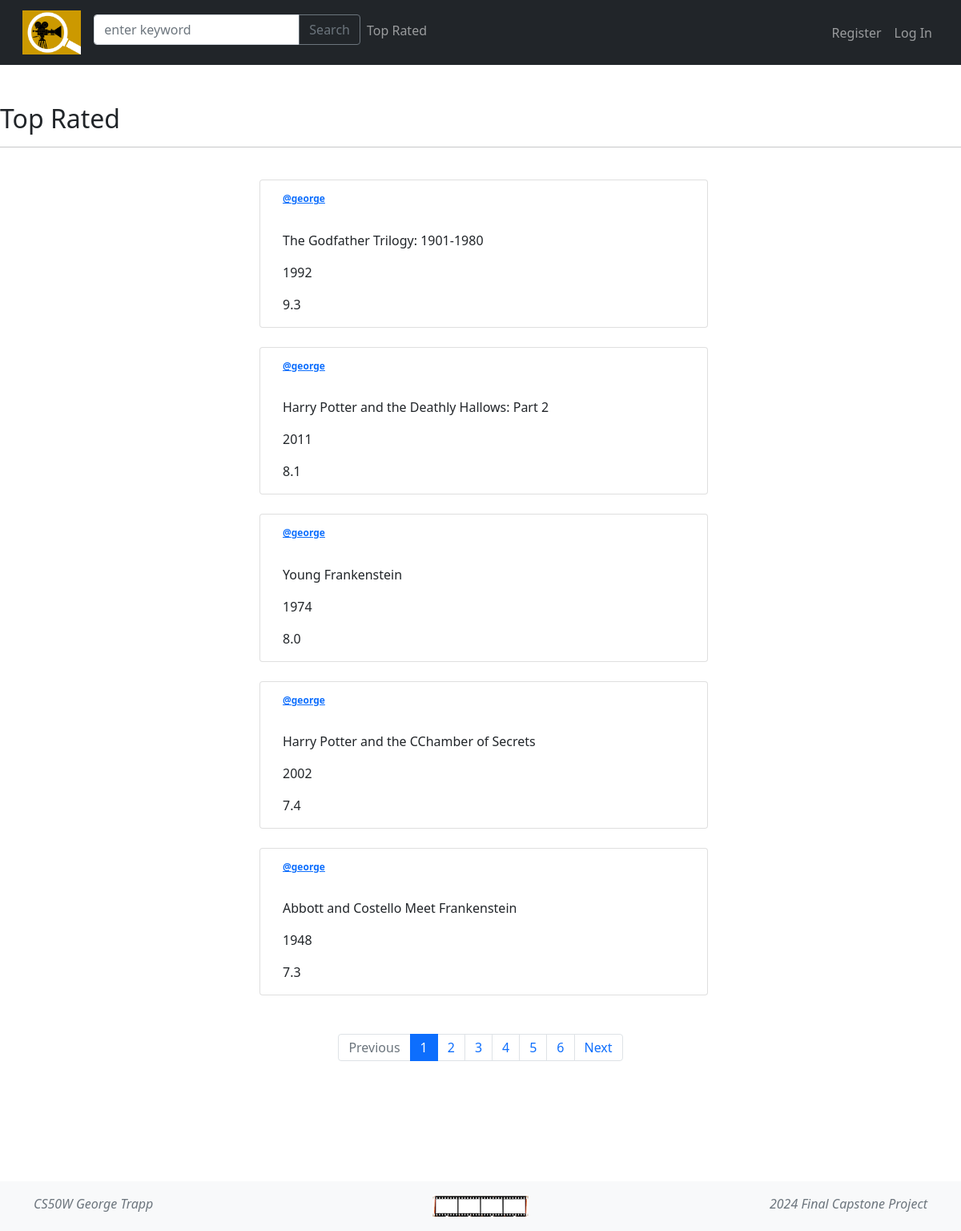
/top_rated, run on an earlier commit of the app's database.
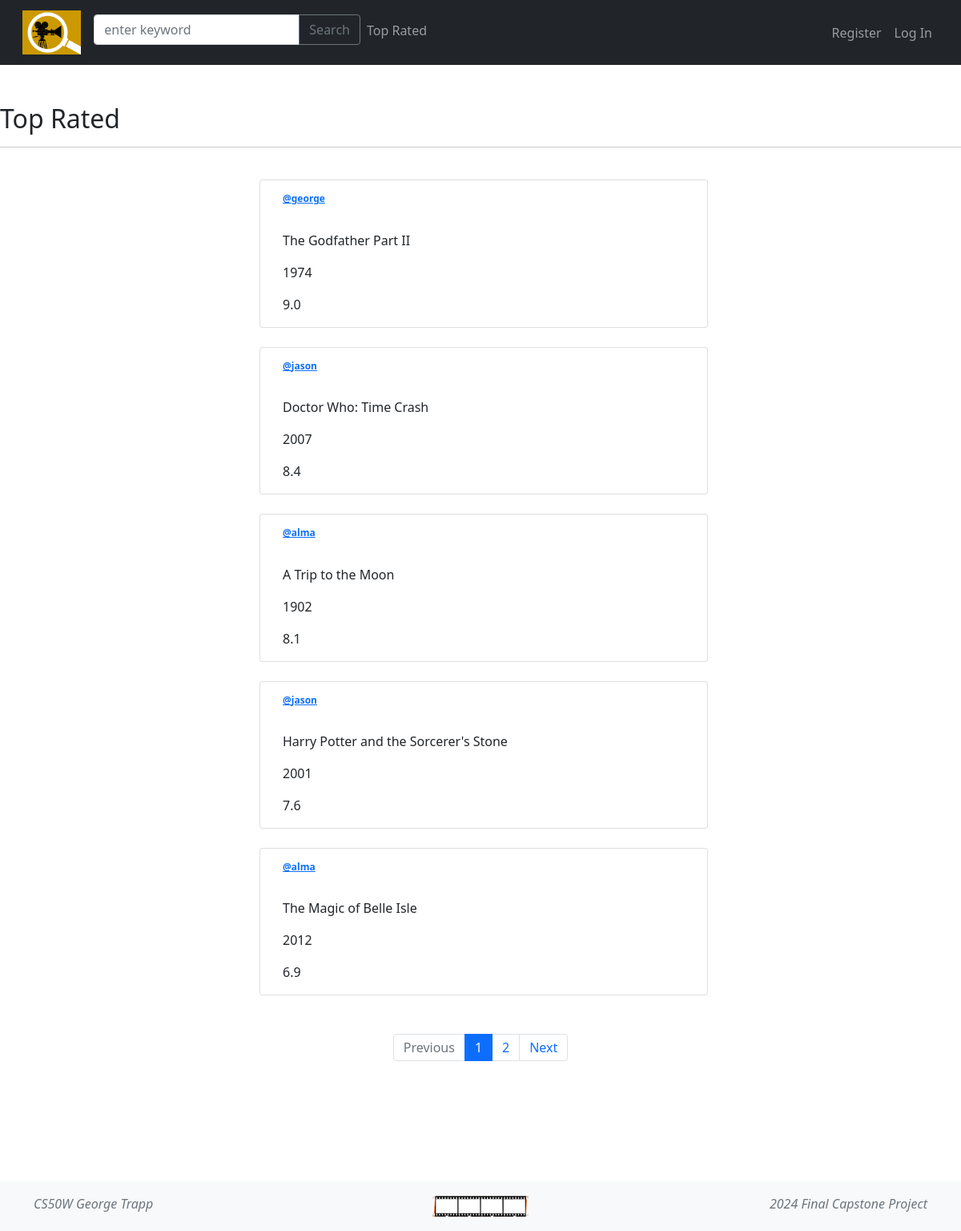
And on a later commit of the database.
### movies/models.py (models this page shows)
class Movie(models.Model):
    user = models.ForeignKey(User, on_delete=models.CASCADE, related_name="movie_user")
    imdb_id = models.CharField(max_length=100)
    title = models.CharField(max_length=100)
    year = models.CharField(max_length=100)
    poster = models.CharField(max_length=1000)
    type = models.CharField(max_length=100)
    rated = models.CharField(max_length=10)
    runtime = models.CharField(max_length=10)
    director = models.CharField(max_length=100)
    actors = models.CharField(max_length=100)
    plot = models.CharField(max_length=1000)
    genre = models.CharField(max_length=100)
    awards = models.CharField(max_length=100)
    metascore = models.CharField(max_length=10)
    imdb_rating = models.CharField(max_length=10)
    def __str__(self):
        return f"{self.user} {self.imdb_id} {self.title} {self.year} {self.poster} {self.type} {self.rated} {self.runtime} {self.director} {self.actors} {self.plot} {self.genre} {self.awards} {self.metascore} {self.imdb_rating}"

class User(AbstractUser):
    pass

### movies/views.py (the view)
# urls.py: path("top_rated", views.top_rated, name="_top_rated"),
def top_rated(request):
    movies = Movie.objects.all().order_by("imdb_rating").reverse()
    print("Debug - top_rated: ", Movie.objects.all())
    paginator = Paginator(movies, 5)
    page_number = request.GET.get('page')
    page_obj = paginator.get_page(page_number)
    return render(request, "movies/top-rated.html", {
        "page_obj": page_obj
    })

### movies/templates/movies/top-rated.html (shortened to what this page needs)
{% extends "movies/layout.html" %}
{% block body %}
<br>
<h2>Top Rated</h2>
<hr>
<br>
<div class="container">
   {% for movie in page_obj %}
   <div class="row justify-content-center mb-4">
      <div class="ms-2 card" style="width: 35rem" data-id="{{movie.id}}";>
         <div class="card-body rounded">
            <h5 class="card-title"><a href="{% url '_profile' user_id=movie.user.id%}"><b>@{{ movie.user}}</b></h5></a>
            <p class="card-text" id="post_content">{{movie.title}}</p>
            <p class="card-text" id="post_content">{{movie.year}}</p>
            <p class="card-text" id="post_content">{{movie.imdb_rating}}</p>
         </div>
      </div>
      <br>
   </div>
   {% endfor %}
   <br>
   <nav aria-label="Page">
      <ul class="pagination justify-content-center">
         {% if page_obj.has_previous %}
         <li class="page-item">
            <a class="page-link" href="?page={{ page_obj.previous_page_number }}">Previous</a>
         </li>
         {% else %}
         <li class="page-item disabled">
            <a class="page-link" href="#" tabindex="-1" aria-disabled="True">Previous</a>
         </li>
         {% endif %}
         {% for i in page_obj.paginator.page_range %}
         {% if page_obj.number == i %}
         <li class="page-item active" aria-current="page">
            <span class="page-link">
               {{ i }}
            </span>
         </li>
         {% else %}
         <li class="page-item"><a class="page-link" href="?page={{ i }}">{{ i }}</a></li>
         {% endif %}
         {% endfor %}
         {% if page_obj.has_next %}
         <li class="page-item">
            <a class="page-link" href="?page={{ page_obj.next_page_number }}">Next</a>
         </li>
         {% else %}
         <li class="page-item disabled">
            <a class="page-link" href="#" tabindex="-1" aria-disabled="True">Next</a>
         </li>
         {% endif %}
      </ul>
   </nav>
   {% endblock %}

What changed in the data, as far as the page shows it:
removed Movie: user "george", title "The Godfather Trilogy: 1901-1980", year "1992", imdb_rating "9.3"
removed Movie: user "george", title "Harry Potter and the Deathly Hallows: Part 2", year "2011", imdb_rating "8.1"
removed Movie: user "george", title "Young Frankenstein", year "1974", imdb_rating "8.0"
removed Movie: user "george", title "Harry Potter and the CChamber of Secrets", year "2002", imdb_rating "7.4"
removed Movie: user "george", title "Abbott and Costello Meet Frankenstein", year "1948", imdb_rating "7.3"
now on this page (row edited): Movie: user "george", title "The Godfather Part II", year "1974", imdb_rating "9.0"
now on this page (row edited): Movie: user "jason", title "Doctor Who: Time Crash", year "2007", imdb_rating "8.4"
now on this page (row edited): Movie: user "alma", title "A Trip to the Moon", year "1902", imdb_rating "8.1"
now on this page (row edited): Movie: {{ movie.id }} 3 (drawn), user "jason", title "Harry Potter and the Sorcerer's Stone", year "2001", imdb_rating "7.6"
now on this page (row edited): Movie: user "alma", title "The Magic of Belle Isle", year "2012", imdb_rating "6.9"
Also different on the page:
list line gone: "3"
list line gone: "4"
list line gone: "5"
list line gone: "6"
